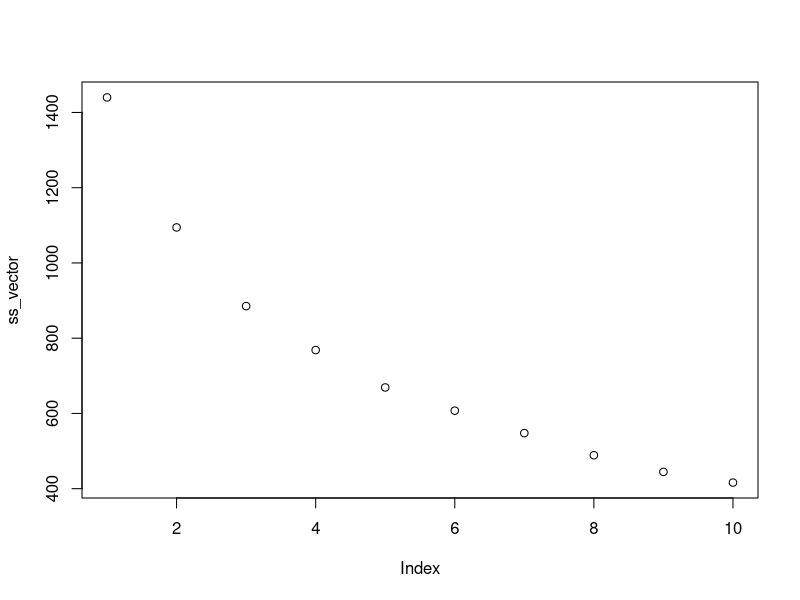
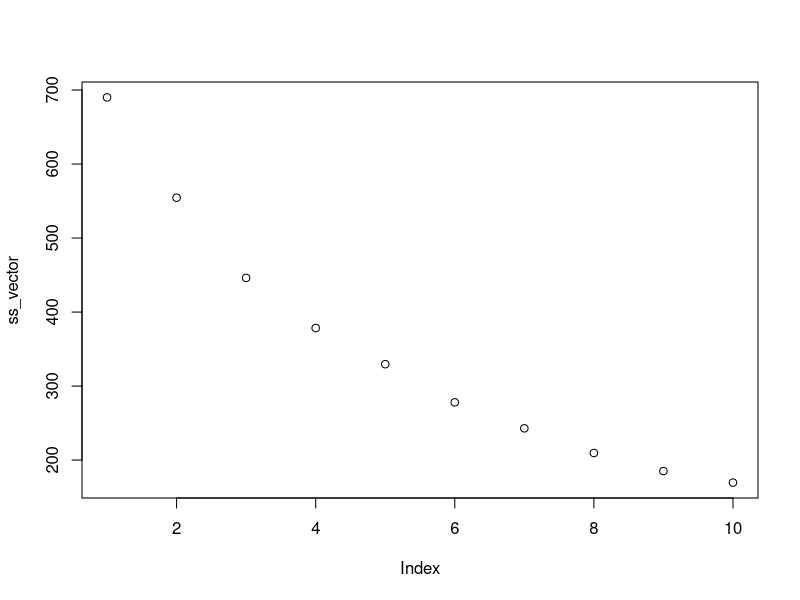
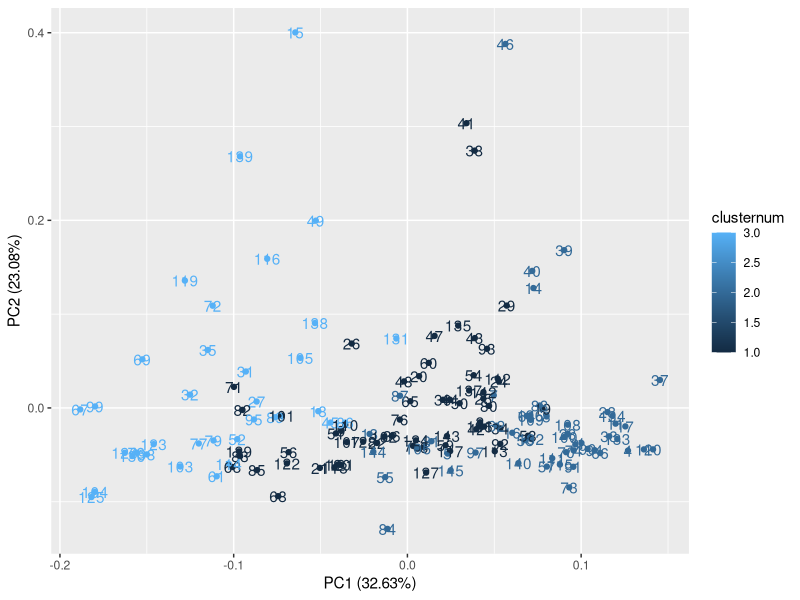
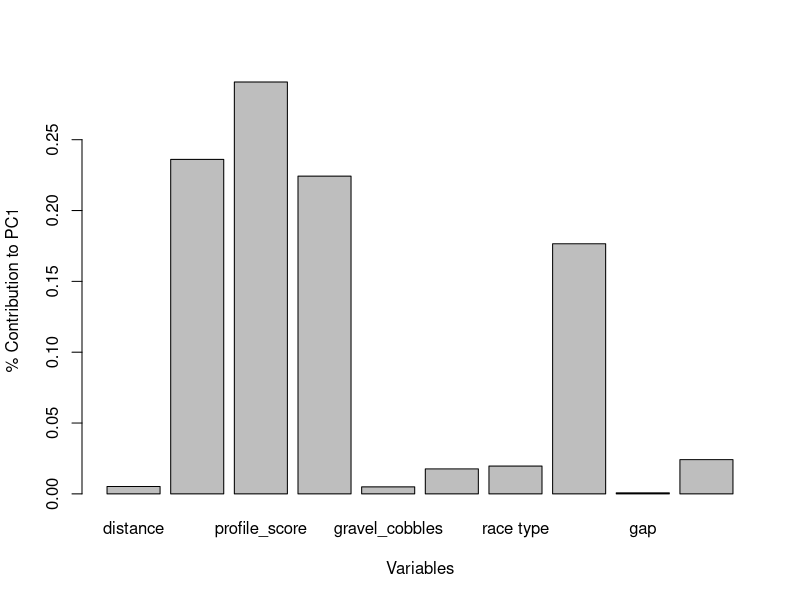
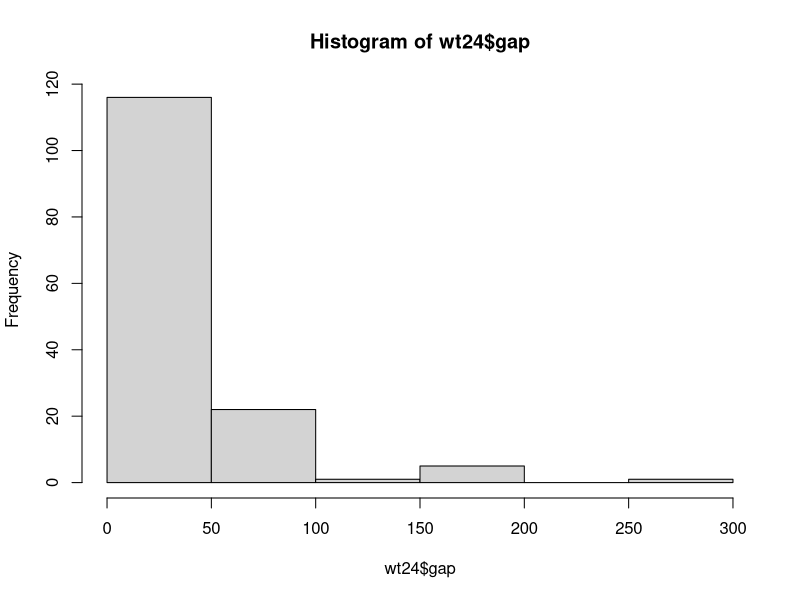
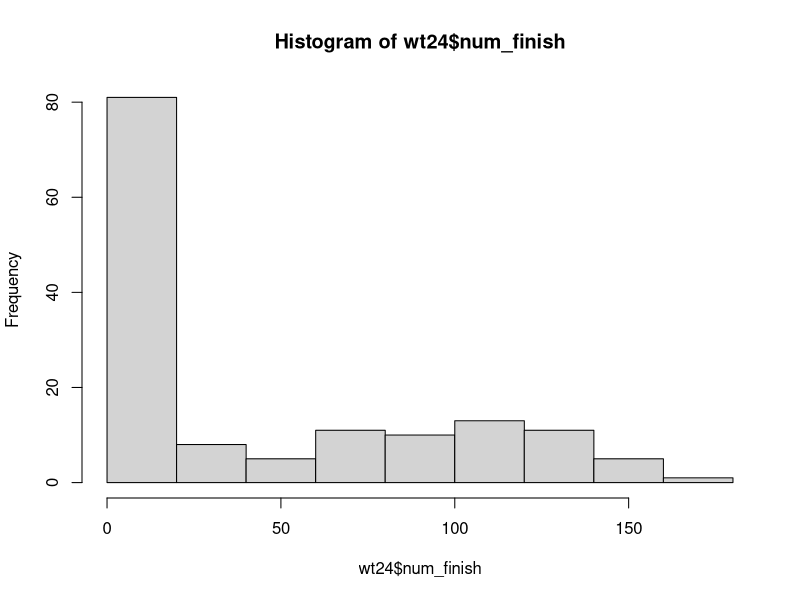
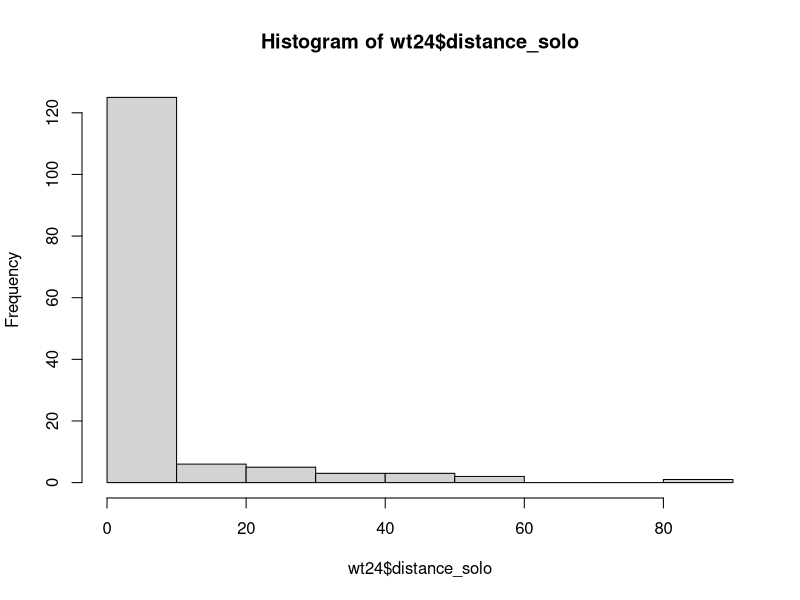
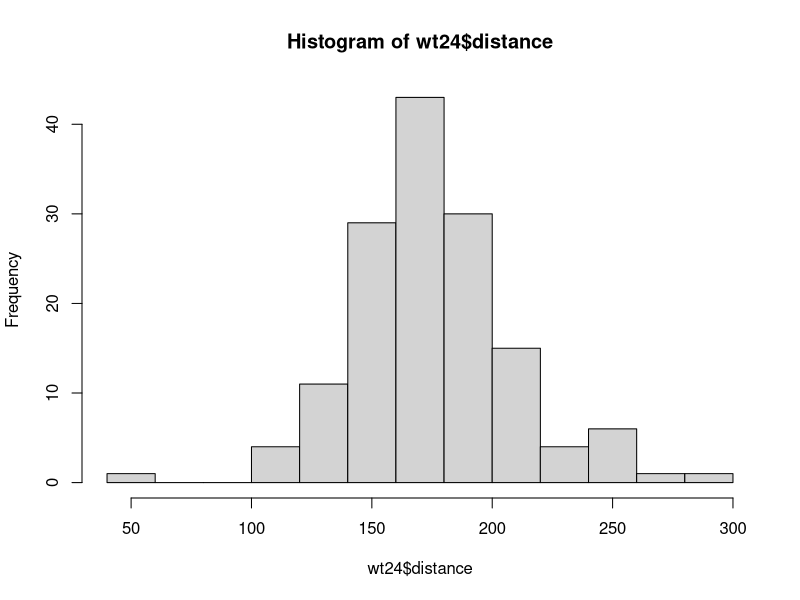

Source code (R) for these figures, in order:
library(readr)
library(ggplot2)
library(ggfortify)
library(dplyr)

wt24<-read_csv("racedata_wt24.csv")
wwt24<-read_csv("wwt24.csv")
scaled_wt24<-as.data.frame(scale(wt24))
scaled_wwt24<-as.data.frame(scale(wwt24))

cluster_ssplot <- function(data){
  ss_vector <- numeric(10)
  for(i in 1:10){
    output <- kmeans(data, centers = i, nstart=20)
    ss_vector[i] <- output$tot.withinss
  }
  plot(ss_vector)
}

cluster_ssplot(scaled_wt24)
cluster_ssplot(scaled_wwt24)

wt_3clusters<-kmeans(wt24,centers=3,nstart=20)
wt24_withclusters<-scaled_wt24 %>% 
  mutate(clusternum=wt_3clusters$cluster)



wt24_pca<-prcomp(scaled_wt24)
wt_pca_plot<-autoplot(wt24_pca,data=wt24_withclusters,colour='clusternum',label=TRUE)
wt_pca_plot

wt24_loadings<-wt24_pca$rotation
wt24_contribution<-wt24_loadings[,1]^2/sum(wt24_loadings[,1]^2)
barplot(wt24_contribution, names.arg = colnames(scaled_wt24), 
        xlab = "Variables", ylab = "% Contribution to PC1")

hist(wt24$gap)
hist(wt24$num_finish)
hist(wt24$distance_solo)
hist(wt24$distance)
hist(wt24$vertical)
hist(wt24$profile_score)
hist(wt24$profile_score_last25k)
